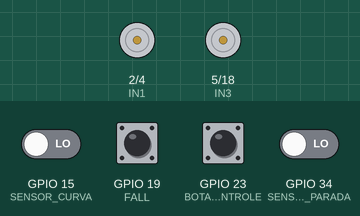
Simulated run of this program. Board: ESP32. On the bench: motor-driver pin pairs drawn as motors (green arrow = first pin HIGH = forward, orange = second pin HIGH = backward, longer = more drive). The inputs (shaded band) are chosen by the test bench; at power-on: GPIO 19 (FALL), GPIO 23 (BOTAO_CONTROLE) HIGH, GPIO 15 (SENSOR_CURVA), GPIO 34 (SENSOR_PARADA) LOW.

Above: at 1.2 s.
1.3 s: GPIO 23 (BOTAO_CONTROLE) pulled LOW for 0.15 s
At 2.3 s:
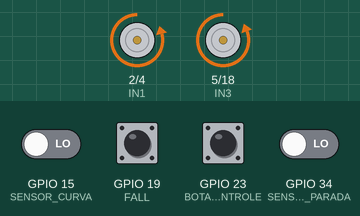
Timing chart, 0 to 4.3 s (numbered marks = the images above; inputs shaded):
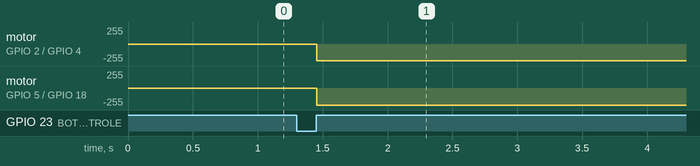

The program:

main.cpp
```cpp
#include <Arduino.h>
#include <QTRsensors.h>

#define GENERO "Binario"

#define VERSAO 1.0

// Definição Pinos da ponte H
const int IN1 = 2;    // Horario Motor Esquerdo //Trocar pelo 4
const int IN2 = 4;    // Antihorario Motor Esquerdo //Trocar pelo 5
const int IN3 = 5;    // Horario Motor Direito //Trocar pelo 18
const int IN4 = 18;   // Antihorario Motor Direito //Trocar pelo 19
const int SLEEP = 21; // Ativa ou desativa o output da ponte H //trocar pelo 22
const int FALL = 19;  // Detecta se tem algum erro //trocar pelo 21

#define OFFSET 0 // Diferenca de potencia entre os dois motores

void calibrar();
double calculoPid();
void controlePid();
void controleMotor(int vel_M1, int vel_M2);
void contagem_de_voltas();
void deteccao_faixa();

const int BITS = 10;    // Define a resolucao do pwm para 10 Bits (2^10 ou 1024)
const int FREQ = 10000; // Define a frequencia do pwm
const int IN1_chanel = 0;
const int IN2_chanel = 1;
const int IN3_chanel = 2;
const int IN4_chanel = 3;

int velMax_M1 = 1000 + OFFSET;
int velMax_M2 = 1000;
int velMin_M1 = 664 + OFFSET;
int velMin_M2 = 664;

// Setpoint 8 sensores: 3500
// Setpoint 6 sensores: 2365

const int setpoint = 2365;

const uint8_t NUM_SENSORES = 6;
uint16_t valorSensores[NUM_SENSORES];

const int BOTAO_CONTROLE = 23;
const int SENSOR_CURVA = 15;
const int SENSOR_PARADA = 34;
unsigned long int tempo;

int ultimo_val_sensor = 0;

double kp_c = 0.28, ki_c = 0, kd_c = 0;
double kp = 0.08, ki = 0, kd = 0.06;
// Varriaveis 8 sensores: kp = 0.13, ki = 0, kd = 0.8

bool curva = 0;

int n_voltas = 1; // Variável para definir o número de voltas na pista
int cont_voltas = 0;

bool Linha_preta = true;

bool state_esquerdo = 0;
bool state_direito = 0;

QTRSensors qtr; // Objeto qtr

unsigned long int tempo_sensor_parada = 0;
unsigned long int tempo_sensor_curva = 0;

int var = 0;

void setup()
{
  Serial.begin(115200);

  pinMode(SLEEP, OUTPUT);
  pinMode(FALL, INPUT_PULLUP);
  pinMode(SENSOR_CURVA, INPUT);
  pinMode(SENSOR_PARADA, INPUT);
  pinMode(BOTAO_CONTROLE, INPUT_PULLUP);

  pinMode(IN1, OUTPUT);
  pinMode(IN2, OUTPUT);
  pinMode(IN3, OUTPUT);
  pinMode(IN4, OUTPUT);

  ledcAttachPin(IN1, IN1_chanel);
  ledcAttachPin(IN2, IN2_chanel);
  ledcAttachPin(IN3, IN3_chanel);
  ledcAttachPin(IN4, IN4_chanel);

  ledcSetup(IN1_chanel, FREQ, BITS);
  ledcSetup(IN2_chanel, FREQ, BITS);
  ledcSetup(IN3_chanel, FREQ, BITS);
  ledcSetup(IN4_chanel, FREQ, BITS);

  controleMotor(0, 0);
}

void loop()
{

  unsigned int tempo_pressionado = 0;

  if (!digitalRead(BOTAO_CONTROLE))
  {
    tempo = millis();

    while (!digitalRead(BOTAO_CONTROLE))
    {
      tempo_pressionado = millis() - tempo;
    }
  }

  while (tempo_pressionado <= 500 && tempo_pressionado != 0)
  {

    if (digitalRead(FALL) && cont_voltas < n_voltas + 1)
    {
      digitalWrite(SLEEP, 1);
      deteccao_faixa();
      controlePid();
    }

    else
    {
      digitalWrite(SLEEP, 0);
      curva = 0;
      cont_voltas = 0;
      break;
    }
  }

  if (tempo_pressionado >= 1200 && tempo_pressionado != 0)
  {
    calibrar();
  }
}

void calibrar()
{
  qtr.setTypeAnalog();
  qtr.setSensorPins((const uint8_t[]){27, 26, 25, 33, 32, 35}, NUM_SENSORES);
  qtr.setEmitterPin(12);

  delay(500);
  pinMode(2, OUTPUT);
  digitalWrite(2, HIGH);

  for (uint16_t i = 0; i < 400; i++)
  {
    qtr.calibrate();
  }
  digitalWrite(2, LOW);

  delay(1000);
}

double calculoPid(double input, double kp, double ki, double kd)
{
  double erro, valor_kp, valor_kd, Pid;
  static double valor_ki;

  erro = setpoint - input;

  valor_kp = erro * kp;

  valor_ki += erro * ki;

  valor_kd = (ultimo_val_sensor - input) * kd;

  ultimo_val_sensor = input;

  Pid = valor_kp + valor_ki + valor_kd;

  return Pid;
}

void controlePid()
{

  double pid;

  static int linha_esquerda = 0;

  int vel_M1;
  int vel_M2;

  uint16_t val_sensor = qtr.readLineBlack(valorSensores);

  if (curva == 1 /*&& (valorSensores[2] < 900 && valorSensores[3] < 900)*/)
  {
    pid = calculoPid(val_sensor, kp_c, ki_c, kd_c);

    if (vel_M1 < velMin_M1 - 20)
    {
      vel_M1 = -velMin_M1 - pid;
    }

    if (vel_M2 < velMin_M2 - 20)
    {
      vel_M2 = -velMin_M2 + pid;
    }
  }
  else if (curva == 0 && (valorSensores[0] < 900 || valorSensores[5] < 900))
  {
    pid = calculoPid(val_sensor, kp, ki, kd);

    if (vel_M1 < 0)
    {
      vel_M1 = velMin_M1 - pid;
    }

    if (vel_M2 < 0)
    {
      vel_M2 = velMin_M2 + pid;
    }
  }

  else
  {
    pid = calculoPid(val_sensor, kp_c, ki_c, kd_c);

    if (vel_M1 < velMin_M1 - 70)
    {
      vel_M1 = -velMin_M1 - pid;
    }

    if (vel_M2 < velMin_M2 - 70)
    {
      vel_M2 = -velMin_M2 + pid;
    }
  }

  vel_M1 = velMin_M1 - pid;
  vel_M2 = velMin_M2 + pid;

  if (vel_M1 > velMax_M1)
  {
    vel_M1 = velMax_M1;
  }
  if (vel_M2 > velMax_M2)
  {
    vel_M2 = velMax_M2;
  }

  controleMotor(vel_M1, vel_M2);
}

void controleMotor(int vel_M1, int vel_M2)
{
  if (vel_M1 > 0)
  {
    ledcWrite(IN1_chanel, 0);
    ledcWrite(IN2_chanel, vel_M1);
    // Serial.print("M1: ");
    // Serial.print(vel_M1);
    // Serial.print('\t');
  }
  else
  {
    ledcWrite(IN1_chanel, -vel_M1);
    ledcWrite(IN2_chanel, 0);
    // Serial.print("M1: ");
    // Serial.print(-vel_M1);
    // Serial.print('\t');
  }

  if (vel_M2 > 0)
  {
    ledcWrite(IN3_chanel, vel_M2);
    ledcWrite(IN4_chanel, 0);
    // Serial.print("M2: ");
    // Serial.print(vel_M2);
    // Serial.println('\t');
  }
  else
  {
    ledcWrite(IN3_chanel, 0);
    ledcWrite(IN4_chanel, -vel_M2);
    // Serial.print("M2: ");
    // Serial.print(-vel_M2);
    // Serial.print('\t');
    // Serial.print(cont_voltas);
    // Serial.println('\t');
  }
}

void deteccao_faixa()
{
  static int sensor_prioritario = 0;

  if (digitalRead(SENSOR_CURVA) == Linha_preta && state_esquerdo == 0)
  {
    if (sensor_prioritario == 0 && state_direito == 0)
    {
      tempo_sensor_curva = millis();
      sensor_prioritario = 1;
    }

    state_esquerdo = 1;

  }
  else if (digitalRead(SENSOR_CURVA) != Linha_preta && state_esquerdo == 1)
  {
    state_esquerdo = 0;
  }

  while(millis() - tempo_sensor_curva < 100)
  {
    if(digitalRead(SENSOR_PARADA) == Linha_preta && state_direito == 0)
    {
      sensor_prioritario = 0;
      state_direito = 1;
      break;
    }

  }

  if(millis() - tempo_sensor_curva > 100 && sensor_prioritario == 1 )
  {
    curva = !curva;
    sensor_prioritario = 0;
  }

// //------------------------------------------------------------------------------

  if (digitalRead(SENSOR_PARADA) == Linha_preta && state_direito == 0)
  {
    if (sensor_prioritario == 0 && state_esquerdo == 0)
    {
      tempo_sensor_parada = millis();
      sensor_prioritario = 2;
    }
    state_direito = 1;
  }

  else if (digitalRead(SENSOR_PARADA) == !Linha_preta && state_direito == 1)
  {
    state_direito = 0;
  }

  while(millis() - tempo_sensor_parada < 100)
  {
    if(digitalRead(SENSOR_CURVA) == Linha_preta && state_esquerdo == 0)
    {
      sensor_prioritario = 0;
      state_esquerdo = 1;
      break;
    }

  }
  if(millis() - tempo_sensor_parada > 100 && sensor_prioritario == 2)
  {
    cont_voltas++;
    sensor_prioritario = 0;
  }

}
```

Measured:
- after the input at 1.3 s, motor on GPIO 2 (IN1) / GPIO 4 (IN2): stopped → backward 249/255 after 0.15 s; motor on GPIO 5 (IN3) / GPIO 18 (IN4): stopped → backward 255/255 after 0.15 s
